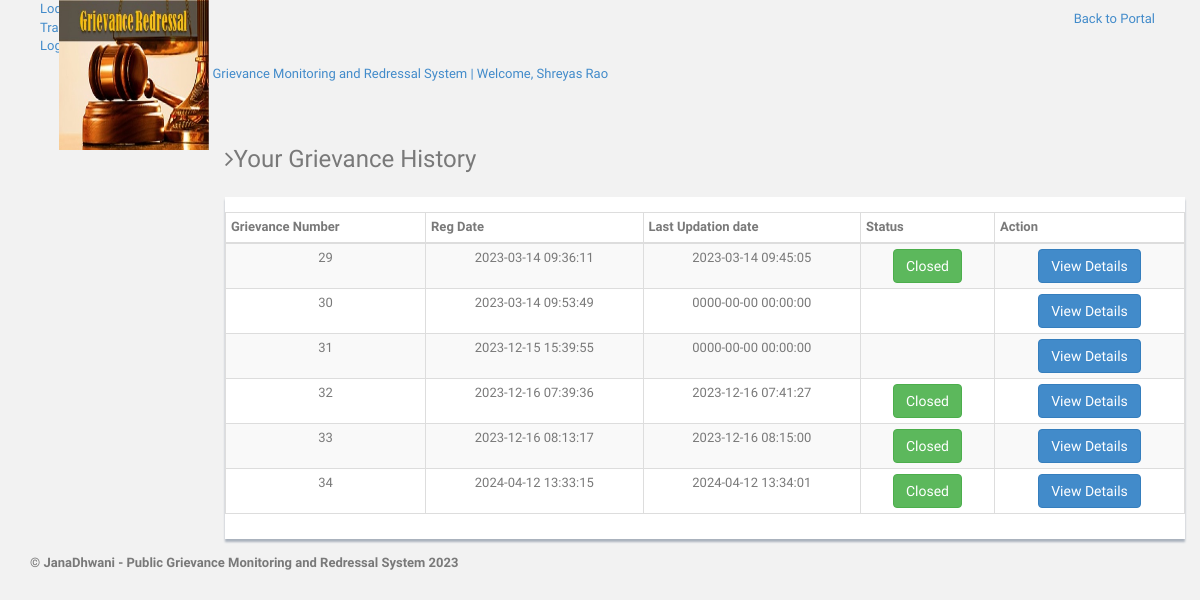
/users/complaint-history.php (signed in), run on the app's committed database.
### tables this page shows
CREATE TABLE `users` (
  `id` int(11) NOT NULL,
  `fullName` varchar(255) DEFAULT NULL,
  `userEmail` varchar(255) DEFAULT NULL,
  `password` varchar(255) DEFAULT NULL,
  `contactNo` bigint(11) DEFAULT NULL,
  `gender` varchar(10) NOT NULL,
  `address` varchar(500) NOT NULL,
  `regDate` timestamp NOT NULL DEFAULT current_timestamp(),
  `updationDate` timestamp NOT NULL DEFAULT current_timestamp() ON UPDATE current_timestamp()
);

CREATE TABLE `tblcomplaints` (
  `complaintNumber` int(11) NOT NULL,
  `userId` int(11) NOT NULL,
  `category` int(11) NOT NULL,
  `subject` varchar(2000) NOT NULL,
  `description` mediumtext NOT NULL,
  `file` varchar(255) DEFAULT NULL,
  `status` varchar(50) DEFAULT 'unprocessed',
  `regDate` timestamp NOT NULL DEFAULT current_timestamp(),
  `lastUpdationDate` timestamp NOT NULL DEFAULT '0000-00-00 00:00:00' ON UPDATE current_timestamp(),
  `remarks` varchar(1000) NOT NULL
);

### users/complaint-history.php (the view, shortened to what this page needs)
<?php
include('includes/config.php');
if(strlen($_SESSION['login'])==0)
  {
header('location:index.php');
}
else{
?>
<!DOCTYPE html>
<html lang="en">
  <head>
    <link href="assets/css/bootstrap.css" rel="stylesheet">
    <link href="assets/font-awesome/css/font-awesome.css" rel="stylesheet" />
    <link href="assets/css/style.css" rel="stylesheet">
    <link href="assets/css/style-responsive.css" rel="stylesheet">
    <link href="assets/css/table-responsive.css" rel="stylesheet">
  </head>
  <body>
  <section id="container" >
<?php include("includes/header.php");?>
<?php include("includes/sidebar.php");?>
      <section id="main-content">
          <section class="wrapper">
          	<h3><i class="fa fa-angle-right"></i>Your Grievance History</h3>
		  		<div class="row mt">
			  		<div class="col-lg-12">
                      <div class="content-panel">
                          <section id="unseen">
                            <table class="table table-bordered table-striped table-condensed">
                              <thead>
                              <tr>
                                  <th>Grievance Number</th>
                                  <th>Reg Date</th>
                                  <th>Last Updation date</th>
                                  <th >Status</th>
                                  <th>Action</th>
                              </tr>
                              </thead>
                              <tbody>
  <?php $query=mysqli_query($bd,"select * from tblcomplaints where userId='".$_SESSION['id']."'");
while($row=mysqli_fetch_array($query))
{
  ?>
                              <tr>
                                  <td align="center"><?php echo htmlentities($row['complaintNumber']);?></td>
                                  <td align="center"><?php echo htmlentities($row['regDate']);?></td>
                                 <td align="center"><?php echo  htmlentities($row['lastUpdationDate']);
                                 ?></td>
                                  <td align="center"><?php
                                    $status=$row['status'];
                                    { ?>
<?php }
if($status=="closed") {
?>
<button type="button" class="btn btn-success">Closed</button>
<?php } ?>
                                   <td align="center">
                                   <a href="complaint-details.php?cid=<?php echo htmlentities($row['complaintNumber']);?>">
<button type="button" class="btn btn-primary">View Details</button></a>
                                   </td>
                                </tr>
                              <?php } ?>
                              </tbody>
                          </table>
                          </section>
                  </div>
               </div>
		  	</div>
		</section><! --/wrapper -->
      </section>
<?php include("includes/footer.php");?>
  </section>
  </body>
</html>
<?php } ?>

### users/includes/header.php (shortened to what this page needs)
<div class="navbar navbar-fixed-top">
		<div class="navbar-inner">
			<div class="container">
				<a class="btn btn-navbar" data-toggle="collapse" data-target=".navbar-inverse-collapse">
				</a>
			  	<a class="brand">
			  	<?php $query=mysqli_query($bd,"select fullName from users where userEmail='".$_SESSION['login']."'");
				while($row=mysqli_fetch_array($query))
				{
				?>
              	  <img src="http://localhost/gmrs/img/grievance.jpg" width="150" height="150" /> Grievance Monitoring and Redressal System | Welcome, <?php echo htmlentities($row['fullName']);?>
                  <?php } ?>
			  	</a>
				<div class="nav-collapse collapse navbar-inverse-collapse">
					<ul class="nav pull-right">
						<li><a href="http://localhost/gmrs/">
						Back to Portal
						</a></li>
					</ul>
				</div>
			</div>
		</div>
	</div>

### users/assets/css/style.css (style rules this page uses)
body { color: #797979; background: #f2f2f2; font-family: 'Ruda', sans-serif; padding: 0px !important; margin: 0px !important; font-size:13px; }
ul li { list-style: none; }
a, a:hover, a:focus { text-decoration: none; outline: none; }
#container { width: 100%; height: 100%; }
.mt { margin-top: 25px; }
.nav-collapse.collapse { display: inline; }
#main-content { margin-left: 210px; }
.wrapper { display: inline-block; margin-top: 60px; padding-left: 15px; padding-right: 15px; padding-bottom: 15px; padding-top: 0px; width: 100%; }
.content-panel { background: #ffffff; box-shadow: 0px 3px 2px #aab2bd; padding-top: 15px; padding-bottom: 5px; }

### data on the page
users: fullName "Shreyas Rao"
tblcomplaints: complaintNumber "29", regDate "2023-03-14 09:36:11", lastUpdationDate "2023-03-14 09:45:05", status "Closed"
tblcomplaints: complaintNumber "30", regDate "2023-03-14 09:53:49", lastUpdationDate "0000-00-00 00:00:00"
tblcomplaints: complaintNumber "31", regDate "2023-12-15 15:39:55", lastUpdationDate "0000-00-00 00:00:00"
tblcomplaints: complaintNumber "32", regDate "2023-12-16 07:39:36", lastUpdationDate "2023-12-16 07:41:27", status "Closed"
tblcomplaints: complaintNumber "33", regDate "2023-12-16 08:13:17", lastUpdationDate "2023-12-16 08:15:00", status "Closed"
tblcomplaints: complaintNumber "34", regDate "2024-04-12 13:33:15", lastUpdationDate "2024-04-12 13:34:01", status "Closed"
